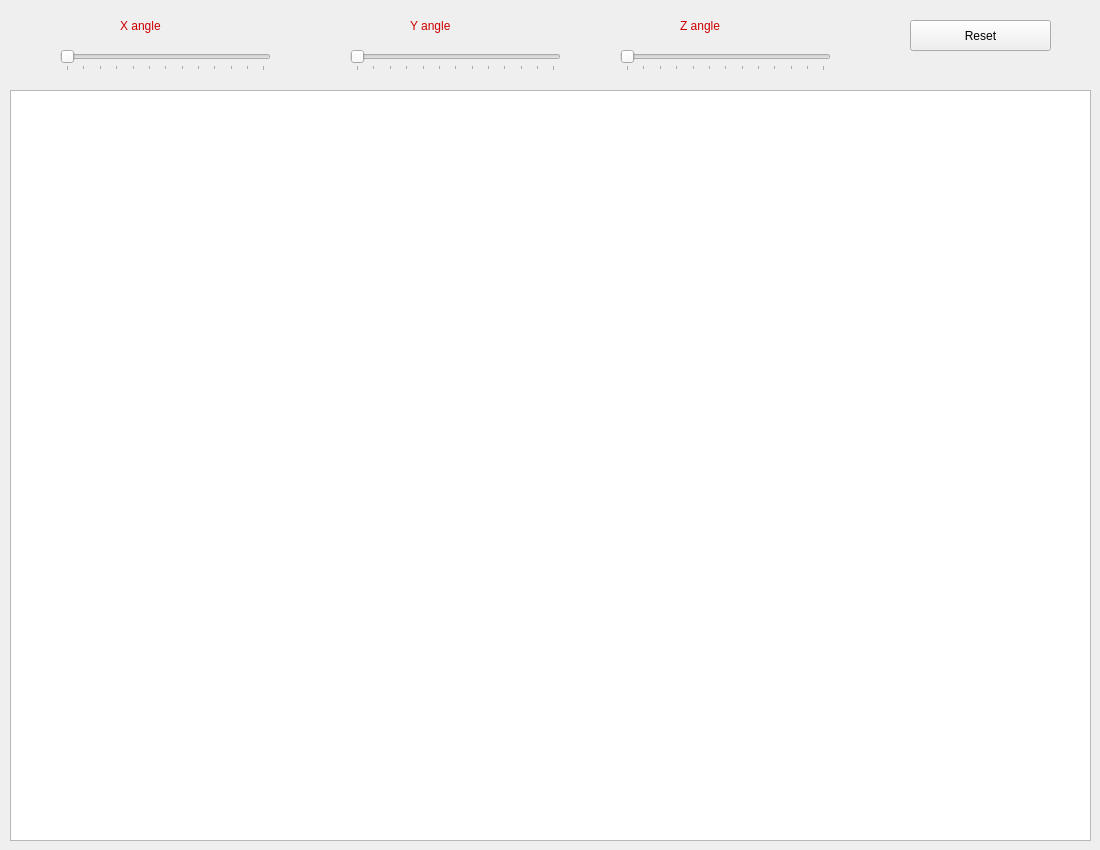
<?xml version="1.0" encoding="UTF-8"?>
<ui version="4.0">
 <class>Widget</class>
 <widget class="QWidget" name="Widget">
  <property name="enabled">
   <bool>true</bool>
  </property>
  <property name="geometry">
   <rect>
    <x>0</x>
    <y>0</y>
    <width>1100</width>
    <height>850</height>
   </rect>
  </property>
  <property name="minimumSize">
   <size>
    <width>1100</width>
    <height>850</height>
   </size>
  </property>
  <property name="maximumSize">
   <size>
    <width>1100</width>
    <height>850</height>
   </size>
  </property>
  <property name="windowTitle">
   <string>Isometric Projections</string>
  </property>
  <widget class="QGraphicsView" name="graphicsView">
   <property name="geometry">
    <rect>
     <x>10</x>
     <y>90</y>
     <width>1081</width>
     <height>751</height>
    </rect>
   </property>
  </widget>
  <widget class="QSlider" name="slider_x">
   <property name="geometry">
    <rect>
     <x>60</x>
     <y>50</y>
     <width>211</width>
     <height>21</height>
    </rect>
   </property>
   <property name="maximum">
    <number>359</number>
   </property>
   <property name="orientation">
    <enum>Qt::Horizontal</enum>
   </property>
   <property name="tickPosition">
    <enum>QSlider::TicksBelow</enum>
   </property>
   <property name="tickInterval">
    <number>30</number>
   </property>
  </widget>
  <widget class="QSlider" name="slider_y">
   <property name="geometry">
    <rect>
     <x>350</x>
     <y>50</y>
     <width>211</width>
     <height>21</height>
    </rect>
   </property>
   <property name="maximum">
    <number>359</number>
   </property>
   <property name="orientation">
    <enum>Qt::Horizontal</enum>
   </property>
   <property name="tickPosition">
    <enum>QSlider::TicksBelow</enum>
   </property>
   <property name="tickInterval">
    <number>30</number>
   </property>
  </widget>
  <widget class="QSlider" name="slider_z">
   <property name="geometry">
    <rect>
     <x>620</x>
     <y>50</y>
     <width>211</width>
     <height>21</height>
    </rect>
   </property>
   <property name="maximum">
    <number>359</number>
   </property>
   <property name="orientation">
    <enum>Qt::Horizontal</enum>
   </property>
   <property name="tickPosition">
    <enum>QSlider::TicksBelow</enum>
   </property>
   <property name="tickInterval">
    <number>30</number>
   </property>
  </widget>
  <widget class="QLabel" name="label">
   <property name="geometry">
    <rect>
     <x>120</x>
     <y>10</y>
     <width>111</width>
     <height>31</height>
    </rect>
   </property>
   <property name="styleSheet">
    <string notr="true">font: 57 20pt &quot;Ubuntu&quot;;
color: rgb(204, 0, 0)</string>
   </property>
   <property name="text">
    <string>X angle</string>
   </property>
  </widget>
  <widget class="QLabel" name="label_2">
   <property name="geometry">
    <rect>
     <x>410</x>
     <y>10</y>
     <width>111</width>
     <height>31</height>
    </rect>
   </property>
   <property name="styleSheet">
    <string notr="true">font: 57 20pt &quot;Ubuntu&quot;;
color: rgb(204, 0, 0)</string>
   </property>
   <property name="text">
    <string>Y angle</string>
   </property>
  </widget>
  <widget class="QLabel" name="label_3">
   <property name="geometry">
    <rect>
     <x>680</x>
     <y>10</y>
     <width>111</width>
     <height>31</height>
    </rect>
   </property>
   <property name="styleSheet">
    <string notr="true">font: 57 20pt &quot;Ubuntu&quot;;
color: rgb(204, 0, 0)</string>
   </property>
   <property name="text">
    <string>Z angle</string>
   </property>
  </widget>
  <widget class="QPushButton" name="button_reset">
   <property name="geometry">
    <rect>
     <x>910</x>
     <y>20</y>
     <width>141</width>
     <height>31</height>
    </rect>
   </property>
   <property name="text">
    <string>Reset</string>
   </property>
  </widget>
 </widget>
 <resources/>
 <connections/>
</ui>
